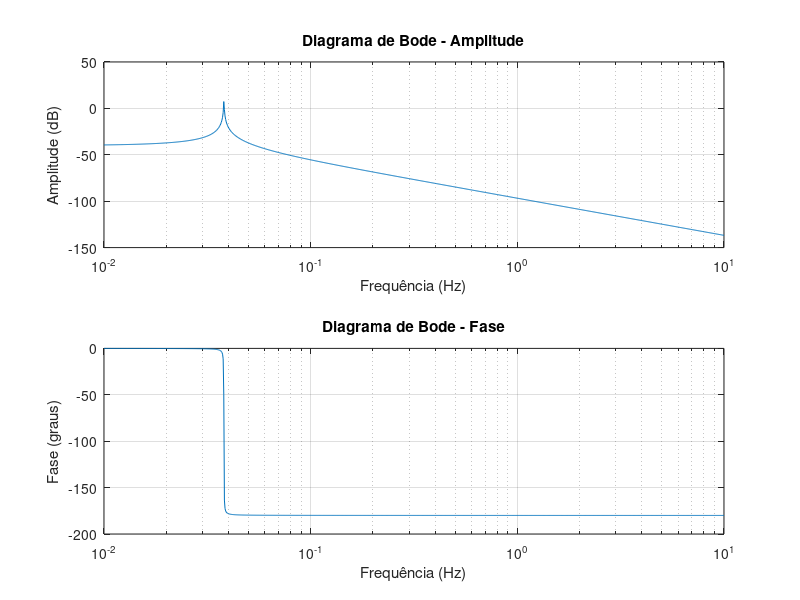

Write the MATLAB code that produced this figure.
clear;
clc;

#Parâmetros
m = 1751;
b0 = 0.7175;
e0 = 0.61;
lambda = 0.1; #conicidade
r0 = 0.4572;
theta = 800; #momento de inercia
kx = 4.5687e+6;
ky = 100;
cx = 20;
cy = 27.6;

#Matrizes
[M] = [m, 0; 0, theta];
[C] = [2*cy, 0; 0, 2*cx*(b0^2)];
[K] = [ky, -2*cy; 2*cx*b0*lambda/r0, kx*(exp(2))];

#Velocidade do trem e raio de curvatura
V0 = 40; #m/s
Raio = 500; #m

#Matrizes da equação geral
[A] = [-(inv(M)*C*(1/V0)), -(inv(M)*K); eye(size(M)), zeros(size(M))];
[B] = [inv(M); zeros(size(M))];

#Autovalores e Autovetores de A
[autovetores, autovalores] = eig(A);
R = autovetores;

#condição inicial x0
x0 = [0; 0; 0.4; 0];

#discretização do tempo
tsim = 80; #tempo de simulação
n = 200; #num de partições
Tn = tsim/n; #periodo de cada divisao

#preparando para o loop
Tp = zeros(1, n+1);
Tp(1, 1) = 1;
x = zeros(length(x0), n+1);
x(:, 1) = x0;
i = 1;

while i<=n
  T = Tp(i)
  #função de entrada
  Fy = 120*sin(30*T); #força oscilatória de entrada senoidal
  Mpsi = 0; #momento de entrada
  [F] = [Fy + (m*(V0^2)/Raio); Mpsi + (2*kx*(b0^2)/Raio)];
  u = [[F]];

  #matriz da exponencial no intervalo T
  [V] = (autovalores * T);
  [V] = expm([V]);
  #matriz fundamental no intervalo T
  matfund = real([R] * [V] * inv([R]));

  #solução
  x(:, i+1) = (matfund * x(:, i)) + (inv([A]) * (matfund - eye(size(matfund))) * [B] * u);

  Tp(i+1) = Tp(i) + 1;
  i = i + 1;
endwhile


#frequências para o diagrama
frequencies = logspace(-2, 1, 1000);

#preparando para o loop 2
amplitudes = zeros(size(frequencies));
phases = zeros(size(frequencies));

for j = 1:length(frequencies)
    omega = 2 * pi * frequencies(j);

    #calcula a resposta em frequência
    H = inv(1i * omega * eye(size([A])) - [A]) * [B];

    #amplitude e fase da resposta em frequência
    amplitudes(j) = abs(H(3, 1));
    phases(j) = angle(H(3, 1));
end

#diagrama de Bode
figure();
subplot(2, 1, 1);
semilogx(frequencies, 20 * log10(amplitudes));
title('Diagrama de Bode - Amplitude');
xlabel('Frequência (Hz)');
ylabel('Amplitude (dB)');
grid on;

subplot(2, 1, 2);
semilogx(frequencies, rad2deg(phases));
title('Diagrama de Bode - Fase');
xlabel('Frequência (Hz)');
ylabel('Fase (graus)');
grid on;

